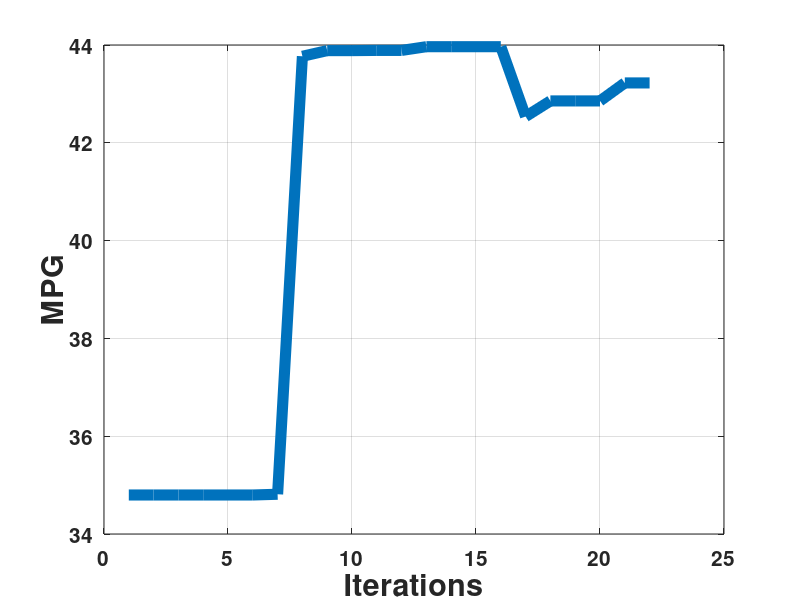
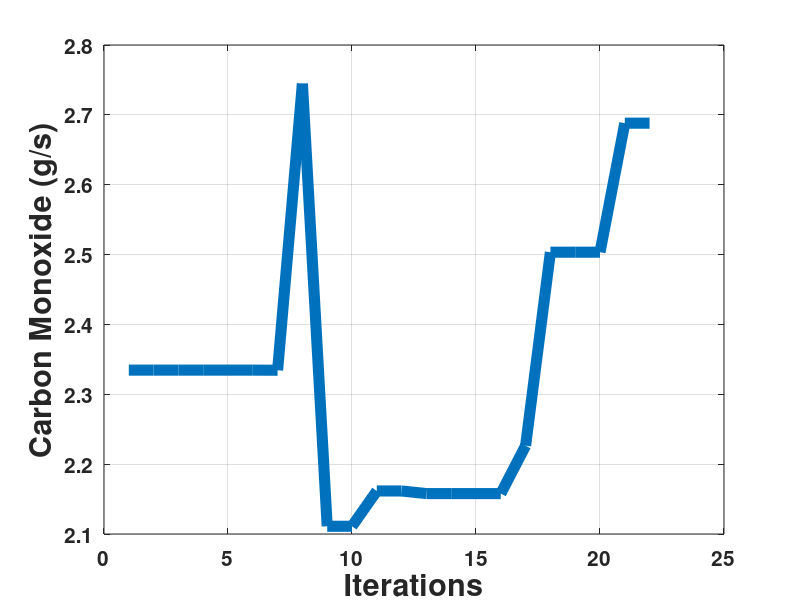
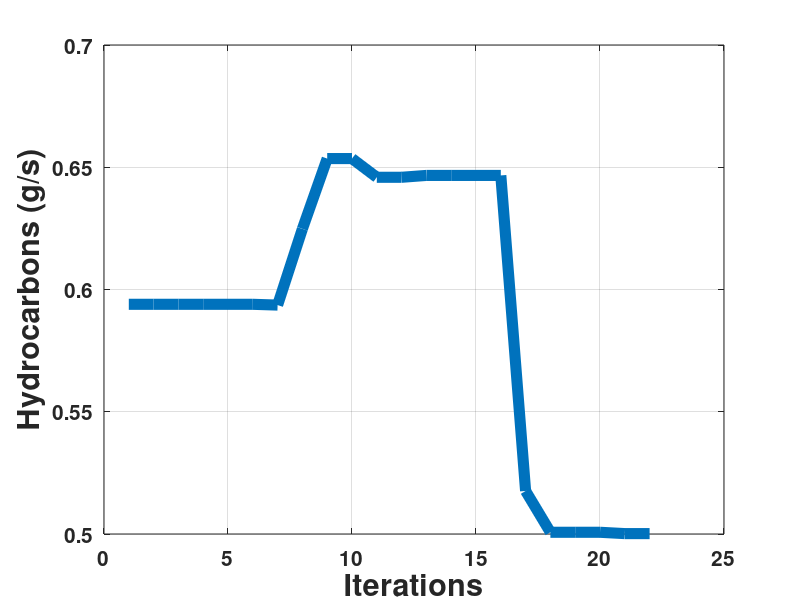
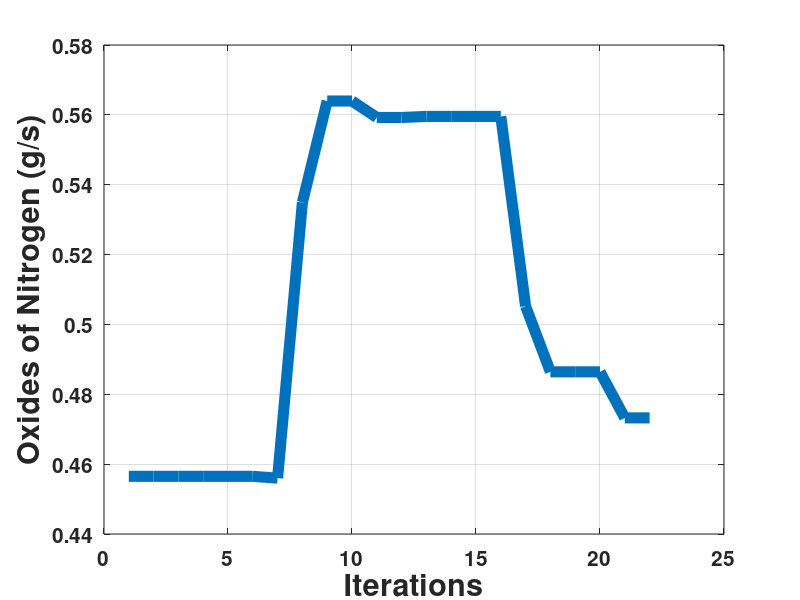

These charts were generated, in order, by the following MATLAB code:
clear
clc
load small_parallel_HWFET_results

figure(1);
mpg = small_parallel_hwfet_optimization.GLOBAL.f_min_hist.c(:,3);
iter = small_parallel_hwfet_optimization.GLOBAL.f_min_hist.iter;
plot(iter,mpg,'linewidth',8)
xlabel('Iterations')
ylabel('MPG'),grid
%title('Small Parallel HWFET')
set(gca,'FontSize',15,'fontWeight','bold')
set(findall(gcf,'type','text'),'FontSize',22,'fontWeight','bold')

figure(2);
CO = small_parallel_hwfet_optimization.GLOBAL.f_min_hist.c(:,4);
iter = small_parallel_hwfet_optimization.GLOBAL.f_min_hist.iter;
plot(iter,CO,'linewidth',8)
xlabel('Iterations')
ylabel('Carbon Monoxide (g/s)'),grid
%title('Small Parallel HWFET')
set(gca,'FontSize',15,'fontWeight','bold')
set(findall(gcf,'type','text'),'FontSize',22,'fontWeight','bold')

figure(3);
HC = small_parallel_hwfet_optimization.GLOBAL.f_min_hist.c(:,5);
iter = small_parallel_hwfet_optimization.GLOBAL.f_min_hist.iter;
plot(iter,HC,'linewidth',8)
xlabel('Iterations')
ylabel('Hydrocarbons (g/s)'),grid
%title('Small Parallel HWFET')
set(gca,'FontSize',15,'fontWeight','bold')
set(findall(gcf,'type','text'),'FontSize',22,'fontWeight','bold')

figure(4);
NOx = small_parallel_hwfet_optimization.GLOBAL.f_min_hist.c(:,6);
iter = small_parallel_hwfet_optimization.GLOBAL.f_min_hist.iter;
plot(iter,NOx,'linewidth',8)
xlabel('Iterations')
ylabel('Oxides of Nitrogen (g/s)'),grid
%title('Small Parallel HWFET')
set(gca,'FontSize',15,'fontWeight','bold')
set(findall(gcf,'type','text'),'FontSize',22,'fontWeight','bold')

% cALCULATE THE Improvement
fprintf('\nMPG\n')
First = mpg(1)
Final = mpg(length(mpg))
Percent_improvement = (mpg(length(mpg))-mpg(1))/mpg(length(mpg))*100

fprintf('\nCO\n')
First = CO(1)
Final = CO(length(CO))
Percent_improvement = (CO(length(CO))-CO(1))/CO(length(CO))*100

fprintf('\nHC\n')
First = HC(1)
Final = HC(length(HC))
Percent_improvement = (HC(length(HC))-HC(1))/HC(length(HC))*100


fprintf('\nNOx\n')
First = NOx(1)
Final = NOx(length(NOx))
Percent_improvement = (NOx(length(NOx))-NOx(1))/NOx(length(NOx))*100

% Calcualte the Size of the Prime Movers
fprintf('\nPrime MOver Sizes\n')

fprintf('\nICE')
trq = small_parallel_hwfet_optimization.GLOBAL.f_min_hist.x(:,1);
First = 41*trq(1)
Last = 41*trq(length(trq))
Increase = (Last-First)/Last*100

fprintf('\nMotor')
trq_m = small_parallel_hwfet_optimization.GLOBAL.f_min_hist.x(:,2);
First = 58*trq_m(1)
Last = 58*trq_m(length(trq_m))
Increase = (Last-First)/Last*100

fprintf('\nBattery Module')
batt = small_parallel_hwfet_optimization.GLOBAL.f_min_hist.x(:,3);
First = batt(1)
Last = batt(length(batt))
Increase = (Last-First)/Last*100